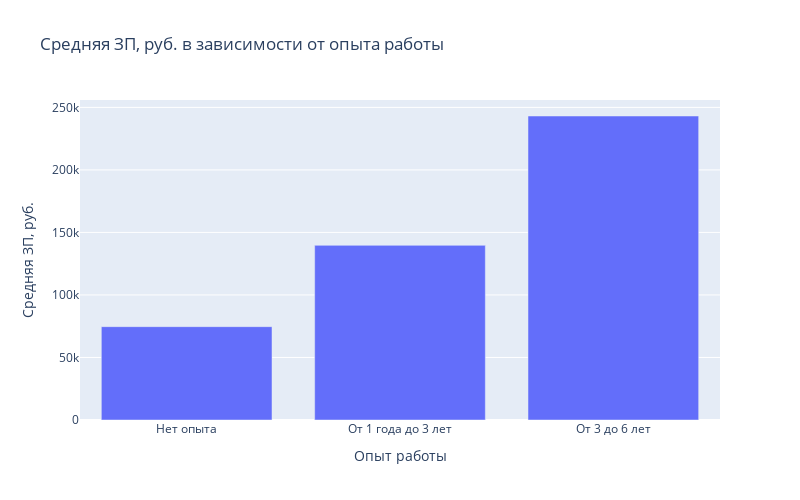

The code cell stored with this chart in its notebook:
### Code cell
# результат запроса
df = pd.read_sql_query(query_6_6, connection)
fig = px.bar(df, 
    x='experience', 
    y='avg_salary',
    title='Средняя ЗП, руб. в зависимости от опыта работы',
       labels ={'experience':'Опыт работы','avg_salary':'Средняя ЗП, руб.'},
       width =800,
       height=500)
fig.show()
fig.write_html("images/exp_salary.html")

### Figure 1 — Plotly figure (JSON) as saved in the notebook; plotly's stock layout.template omitted (floating-point values rounded to 4 significant figures)
{"data": [{"alignmentgroup": "True", "hovertemplate": "Опыт работы=%{x}<br>Средняя ЗП, руб.=%{y}<extra></extra>", "legendgroup": "", "marker": {"color": "#636efa", "pattern": {"shape": ""}}, "name": "", "offsetgroup": "", "orientation": "v", "showlegend": false, "textposition": "auto", "type": "bar", "x": ["Нет опыта", "От 1 года до 3 лет", "От 3 до 6 лет"], "xaxis": "x", "y": [74643, 139675, 243115], "yaxis": "y"}], "layout": {"barmode": "relative", "height": 500, "legend": {"tracegroupgap": 0}, "title": {"text": "Средняя ЗП, руб. в зависимости от опыта работы"}, "width": 800, "xaxis": {"anchor": "y", "domain": [0, 1], "title": {"text": "Опыт работы"}}, "yaxis": {"anchor": "x", "domain": [0, 1], "title": {"text": "Средняя ЗП, руб."}}}}
